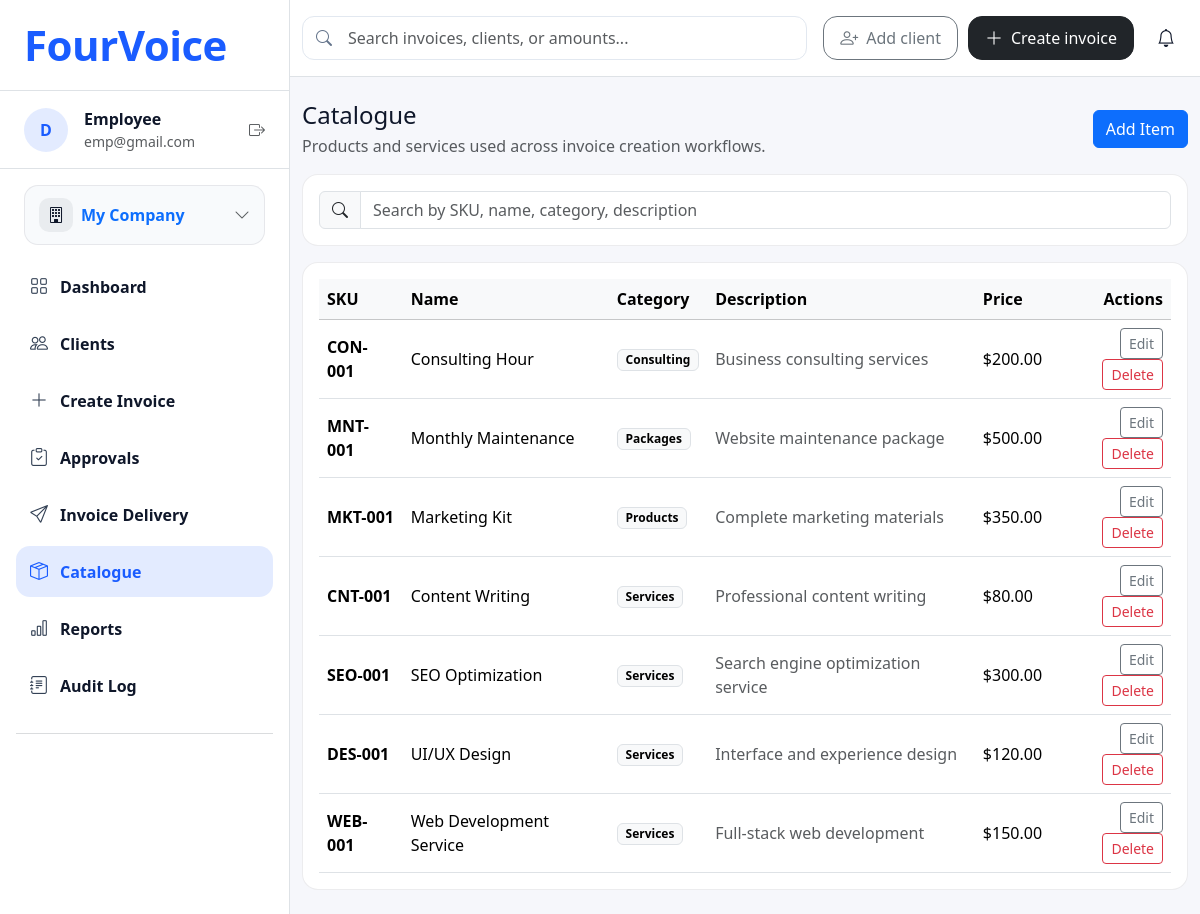
Page /catalogue on the committed database.
### tables this page shows
CREATE TABLE users (
  id INTEGER PRIMARY KEY AUTOINCREMENT,
  name TEXT NOT NULL,
  email TEXT NOT NULL UNIQUE,
  password_hash TEXT NOT NULL,
  created_at TEXT NOT NULL DEFAULT (datetime('now'))
, role TEXT NOT NULL DEFAULT 'employee' 
            CHECK (role IN ('admin', 'employee')));

CREATE TABLE products (
  id INTEGER PRIMARY KEY AUTOINCREMENT,
  sku TEXT NOT NULL UNIQUE,
  name TEXT NOT NULL,
  description TEXT,
  category TEXT NOT NULL,
  price REAL NOT NULL,
  created_at TEXT NOT NULL DEFAULT (datetime('now')),
  updated_at TEXT
);

### Integrated/app.py (the view)
@app.get('/catalogue')
def catalogue():
    products = query_all(
        """
        SELECT id, sku, name, description, category, price
        FROM products
        ORDER BY category ASC, name ASC
        """
    )
    return render_template('catalogue.html', title='Catalogue', products=products)

### Integrated/app.py (called while the page is built)
def get_current_user_id():
    return 1

def get_current_user_role():
    role_override = (os.environ.get('DEV_USER_ROLE_OVERRIDE') or '').strip().lower()
    if role_override in (ROLE_ADMIN, ROLE_EMPLOYEE):
        return role_override
    try:
        user = query_one("SELECT role FROM users WHERE id = ?", (get_current_user_id(),))
    except Exception:
        user = None
    if user:
        db_role = ''
        try:
            db_role = str(user['role'] or '').strip().lower()
        except Exception:
            db_role = ''
        if db_role in (ROLE_ADMIN, ROLE_EMPLOYEE):
            return db_role
    return ROLE_EMPLOYEE

def get_current_user_profile():
    default_role = get_current_user_role()
    fallback_name = 'Admin User' if default_role == ROLE_ADMIN else 'Employee'
    fallback_email = 'admin@example.com' if default_role == ROLE_ADMIN else 'employee@example.com'
    try:
        user = query_one(
            "SELECT name, email FROM users WHERE id = ?",
            (get_current_user_id(),)
        )
    except Exception:
        user = None
    if not user:
        return {
            'name': fallback_name,
            'email': fallback_email
        }
    try:
        name = (user['name'] or '').strip()
    except Exception:
        name = ''
    try:
        email = (user['email'] or '').strip()
    except Exception:
        email = ''
    return {
        'name': name or fallback_name,
        'email': email or fallback_email
    }

@app.context_processor
def inject_user_permissions():
    role = get_current_user_role()
    is_admin = role == ROLE_ADMIN
    profile = get_current_user_profile()
    pending_approvals_count = 0
    try:
        pending_row = query_one(
            """
            SELECT COUNT(*) AS c
            FROM invoices
            WHERE user_id = ? AND approval_status = 'pending'
            """,
            (get_current_user_id(),),
        )
        if pending_row:
            pending_approvals_count = int(pending_row['c'] or 0)
    except Exception:
        pending_approvals_count = 0
    return {
        'current_user_role': role,
        'can_manage_settings': is_admin,
        'can_manage_approvals_actions': is_admin,
        'current_user_name': profile['name'],
        'current_user_email': profile['email'],
        'pending_approvals_count': pending_approvals_count
    }

### Integrated/templates/catalogue.html (shortened to what this page needs)
{% extends "base.html" %}
{% block content %}
<div class="d-flex justify-content-between align-items-center mb-3">
  <div>
    <h1 class="h4 mb-1">Catalogue</h1>
    <p class="text-muted mb-0">Products and services used across invoice creation workflows.</p>
  </div>
  <button class="btn btn-primary" data-bs-toggle="collapse" data-bs-target="#addCatalogueForm">Add Item</button>
</div>
<div class="card p-3 mb-3">
  <div class="input-group">
    <span class="input-group-text"><i class="bi bi-search"></i></span>
    <input id="catalogueSearch" class="form-control" placeholder="Search by SKU, name, category, description">
  </div>
</div>
<div class="card p-3">
  <div class="table-responsive">
    <table class="table align-middle mb-0" id="catalogueTable">
      <thead class="table-light">
        <tr>
          <th>SKU</th>
          <th>Name</th>
          <th>Category</th>
          <th>Description</th>
          <th>Price</th>
          <th class="text-end">Actions</th>
        </tr>
      </thead>
      <tbody>
        {% for p in products %}
        <tr>
          <td class="fw-semibold">{{ p.sku }}</td>
          <td>{{ p.name }}</td>
          <td><span class="badge text-bg-light border">{{ p.category }}</span></td>
          <td class="text-muted">{{ p.description or '-' }}</td>
          <td>${{ "%.2f"|format(p.price) }}</td>
          <td class="text-end">
            <button class="btn btn-outline-secondary btn-sm" data-bs-toggle="modal" data-bs-target="#edit-{{ p.id }}">Edit</button>
            <form method="post" class="d-inline" action="{{ url_for('delete_product', id=p.id) }}" onsubmit="return confirm('Delete this item?');">
              <button type="submit" class="btn btn-outline-danger btn-sm">Delete</button>
            </form>
          </td>
        </tr>
        {% endfor %}
      </tbody>
    </table>
  </div>
</div>
{% endblock %}

### Integrated/templates/base.html (shortened to what this page needs)
<!doctype html>
<html lang="en">
<head>
  <link href="https://cdn.jsdelivr.net/npm/bootstrap@5.3.3/dist/css/bootstrap.min.css" rel="stylesheet">
  <link href="https://cdn.jsdelivr.net/npm/bootstrap-icons@1.11.3/font/bootstrap-icons.min.css" rel="stylesheet">
  <link rel="stylesheet" href="{{ url_for('static', filename='css/global.css') }}">
</head>
<body>
  <div class="fv-shell">
    <aside class="fv-sidebar border-end">
      <div class="fv-brand px-4 py-4 border-bottom">
        <a class="text-decoration-none" href="{{ url_for('home') }}">
          <div class="fv-logo">FourVoice</div>
        </a>
      </div>
      <div class="fv-user px-4 py-3 border-bottom">
        <div class="d-flex align-items-center gap-3">
          <div class="fv-avatar">D</div>
          <div class="min-w-0">
            <div class="fw-semibold">{{ current_user_name }}</div>
            <div class="text-muted small text-truncate" style="max-width: 170px;">{{ current_user_email }}</div>
          </div>
          <div class="ms-auto text-muted">
            <i class="bi bi-box-arrow-right"></i>
          </div>
        </div>
      </div>
      <div class="px-4 py-3">
        <a class="fv-company w-100 text-decoration-none {% if request.path.startswith('/my-company') %}active{% endif %}" href="{{ url_for('my_company_page') }}">
          <span class="d-flex align-items-center gap-2">
            <span class="fv-company-icon"><i class="bi bi-building"></i></span>
            <span class="fw-semibold">My Company</span>
          </span>
          <i class="bi bi-chevron-down text-muted"></i>
        </a>
      </div>
      <nav class="px-3 pb-4 fv-nav">
        <a class="fv-navlink {% if request.path == '/' or request.path.startswith('/dashboard') %}active{% endif %}" href="{{ url_for('home') }}">
          <i class="bi bi-grid"></i>
          <span>Dashboard</span>
        </a>
        <a class="fv-navlink {% if request.path.startswith('/clients') %}active{% endif %}" href="{{ url_for('clients_list') }}">
          <i class="bi bi-people"></i>
          <span>Clients</span>
        </a>
        <a class="fv-navlink {% if request.path.startswith('/create-invoice') %}active{% endif %}" href="{{ url_for('create_invoice_page') }}">
          <i class="bi bi-plus-lg"></i>
          <span>Create Invoice</span>
        </a>
        <a class="fv-navlink {% if request.path.startswith('/approvals') %}active{% endif %}" href="{{ url_for('approvals') }}">
          <i class="bi bi-clipboard-check"></i>
          <span>Approvals</span>
        </a>
        <a class="fv-navlink {% if request.path.startswith('/invoice-delivery') or request.path.startswith('/invoices') %}active{% endif %}"
          href="{{ url_for('invoice_delivery') }}">
          <i class="bi bi-send"></i>
          <span>Invoice Delivery</span>
        </a>
        <a class="fv-navlink {% if request.path.startswith('/catalogue') %}active{% endif %}" href="{{ url_for('catalogue') }}">
          <i class="bi bi-box-seam"></i>
          <span>Catalogue</span>
        </a>
        <a class="fv-navlink" href="{{ url_for('home') }}">
          <i class="bi bi-bar-chart"></i>
          <span>Reports</span>
        </a>
        <a class="fv-navlink {% if request.path.startswith('/audit-log') or request.path.startswith('/auditlog') %}active{% endif %}" href="{{ url_for('audit_log') }}">
          <i class="bi bi-journal-text"></i>
          <span>Audit Log</span>
        </a>
        <div class="mt-3 pt-3 border-top border-secondary border-opacity-25"></div>
      </nav>
    </aside>
    <section class="fv-main">
      <header class="fv-topbar bg-white border-bottom">
        <div class="container-fluid py-3">
          <div class="fv-topbar-row">
            <form class="fv-search" action="#" method="get" role="search">
              <i class="bi bi-search"></i>
              <input
                class="form-control fv-search-input"
                type="search"
                name="q"
                placeholder="Search invoices, clients, or amounts..."
                aria-label="Search"
              >
            </form>
            <div class="fv-top-actions">
              {% block top_actions %}
                <a class="btn btn-outline-secondary fv-top-btn" href="{{ url_for('clients_create') }}">
                  <i class="bi bi-person-plus"></i> Add client
                </a>
                <a class="btn btn-dark fv-top-btn" href="{{ url_for('create_invoice_page') }}">
                  <i class="bi bi-plus-lg"></i> Create invoice
                </a>
                <button class="btn fv-icon-btn position-relative" type="button" aria-label="Notifications">
                  <i class="bi bi-bell"></i>
                </button>
              {% endblock %}
            </div>
          </div>
        </div>
      </header>
      <main class="container-fluid py-4">
        {% block content %}{% endblock %}
      </main>
    </section>
  </div>
</body>
</html>

### Integrated/static/css/global.css (style rules this page uses)
:root { --fv-font: system-ui, -apple-system, Segoe UI, Roboto, Arial, sans-serif; --fv-blue: #1a5cff; --fv-bg: #f6f7fb; --fv-text: #0f172a; --fv-muted: #64748b; --fv-border: rgba(15, 23, 42, 0.08); --fv-hover: rgba(26, 92, 255, 0.08); --fv-active: rgba(26, 92, 255, 0.12); }
html, body { height: 100%; }
body { font-family: var(--fv-font); background: var(--fv-bg); color: var(--fv-text); }
.fv-shell { display: flex; min-height: 100vh; }
.fv-sidebar { width: 290px; flex: 0 0 290px; background: #fff; }
.fv-logo { font-size: 42px; font-weight: 800; color: var(--fv-blue); letter-spacing: -0.5px; line-height: 1; }
.fv-avatar { width: 44px; height: 44px; border-radius: 999px; background: rgba(26, 92, 255, 0.12); color: var(--fv-blue); font-weight: 700; display: grid; place-items: center; }
.fv-company { border: 1px solid var(--fv-border); background: #f8fafc; border-radius: 14px; padding: 12px 14px; display: flex; align-items: center; justify-content: space-between; gap: 12px; }
.fv-company-icon { width: 34px; height: 34px; border-radius: 10px; background: rgba(15, 23, 42, 0.06); display: grid; place-items: center; color: #0f172a; }
.fv-nav { display: flex; flex-direction: column; gap: 6px; }
.fv-navlink { display: flex; align-items: center; gap: 12px; padding: 12px 14px; border-radius: 14px; color: var(--fv-text); text-decoration: none; font-weight: 600; }
.fv-navlink i { font-size: 18px; color: #334155; }
.fv-navlink.active { background: var(--fv-active); color: var(--fv-blue); }
.fv-navlink.active i { color: var(--fv-blue); }
.fv-main { flex: 1 1 auto; min-width: 0; }
.fv-topbar { position: sticky; top: 0; z-index: 10; transition: transform 0.3s ease, box-shadow 0.3s ease; }
.fv-topbar-row { display: grid; grid-template-columns: 1fr auto; align-items: center; gap: 16px; }
.fv-search { position: relative; width: 100%; }
.fv-search .bi-search { position: absolute; left: 14px; top: 50%; transform: translateY(-50%); color: var(--fv-muted); font-size: 16px; }
.fv-search-input { padding-left: 42px; border-radius: 14px; border: 1px solid var(--fv-border); height: 44px; }
.fv-top-actions { display: flex; align-items: center; gap: 10px; }
.fv-top-btn { height: 44px; display: inline-flex; align-items: center; gap: 8px; padding: 0 16px; border-radius: 14px; line-height: 1; white-space: nowrap; }
.fv-top-btn i { font-size: 18px; line-height: 1; }
html { overflow-y: scroll; }
.fv-search { position: relative; }
.fv-search i { position: absolute; left: 15px; top: 50%; transform: translateY(-50%); color: #94a3b8; }
.fv-search-input { padding-left: 45px; border-radius: 12px; border: 1px solid #e2e8f0; }
.fv-icon-btn i { font-size: 18px; color: #0f172a; }
.card { border-radius: 16px; border: 1px solid var(--fv-border); }

### rows in the picture
users: name "Employee", email "emp@gmail.com"
products: sku "CON-001", name "Consulting Hour", category "Consulting", description "Business consulting services", price "200.00"
products: sku "MNT-001", name "Monthly Maintenance", category "Packages", description "Website maintenance package", price "500.00"
products: sku "MKT-001", name "Marketing Kit", category "Products", description "Complete marketing materials", price "350.00"
products: sku "CNT-001", name "Content Writing", category "Services", description "Professional content writing", price "80.00"
products: sku "SEO-001", name "SEO Optimization", category "Services", description "Search engine optimization service", price "300.00"
products: sku "DES-001", name "UI/UX Design", category "Services", description "Interface and experience design", price "120.00"
products: sku "WEB-001", name "Web Development Service", category "Services", description "Full-stack web development", price "150.00"
